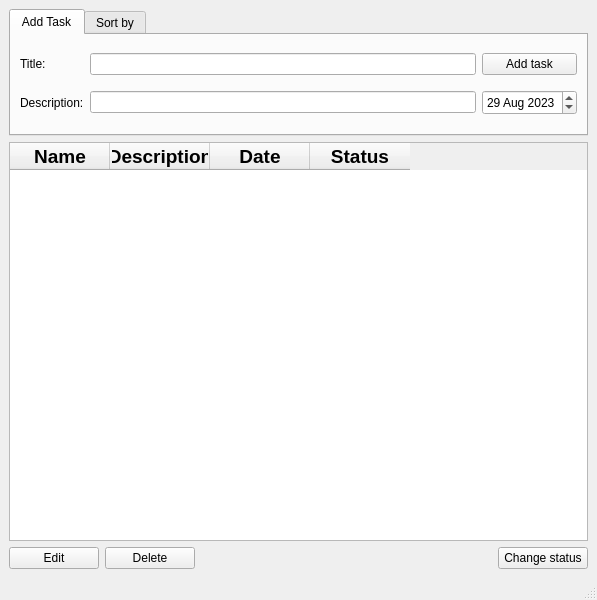
<?xml version="1.0" encoding="UTF-8"?>
<ui version="4.0">
 <class>toDoApp</class>
 <widget class="QMainWindow" name="toDoApp">
  <property name="geometry">
   <rect>
    <x>0</x>
    <y>0</y>
    <width>597</width>
    <height>600</height>
   </rect>
  </property>
  <property name="windowTitle">
   <string>toDoApp</string>
  </property>
  <property name="locale">
   <locale language="English" country="UnitedStates"/>
  </property>
  <widget class="QWidget" name="centralwidget">
   <layout class="QVBoxLayout" name="verticalLayout_3">
    <item>
     <widget class="QTabWidget" name="tabWidget">
      <property name="sizePolicy">
       <sizepolicy hsizetype="Expanding" vsizetype="Maximum">
        <horstretch>0</horstretch>
        <verstretch>0</verstretch>
       </sizepolicy>
      </property>
      <property name="styleSheet">
       <string notr="true">QTabWidget:tab-bar 
{
	alignment:left;
}
</string>
      </property>
      <property name="currentIndex">
       <number>0</number>
      </property>
      <widget class="QWidget" name="tab">
       <attribute name="title">
        <string>Add Task</string>
       </attribute>
       <layout class="QGridLayout" name="gridLayout_2">
        <item row="0" column="0">
         <widget class="QLabel" name="labelTitle">
          <property name="text">
           <string>Title:</string>
          </property>
         </widget>
        </item>
        <item row="0" column="1">
         <widget class="QLineEdit" name="addTaskLine">
          <property name="sizePolicy">
           <sizepolicy hsizetype="Expanding" vsizetype="Fixed">
            <horstretch>0</horstretch>
            <verstretch>0</verstretch>
           </sizepolicy>
          </property>
          <property name="locale">
           <locale language="English" country="UnitedStates"/>
          </property>
         </widget>
        </item>
        <item row="0" column="2">
         <widget class="QPushButton" name="addButton">
          <property name="sizePolicy">
           <sizepolicy hsizetype="Preferred" vsizetype="Fixed">
            <horstretch>0</horstretch>
            <verstretch>0</verstretch>
           </sizepolicy>
          </property>
          <property name="minimumSize">
           <size>
            <width>90</width>
            <height>0</height>
           </size>
          </property>
          <property name="toolTip">
           <string>&lt;html&gt;&lt;head/&gt;&lt;body&gt;&lt;p&gt;Add new task&lt;/p&gt;&lt;/body&gt;&lt;/html&gt;</string>
          </property>
          <property name="text">
           <string>Add task</string>
          </property>
         </widget>
        </item>
        <item row="1" column="0">
         <widget class="QLabel" name="labelDescrip">
          <property name="text">
           <string>Description:</string>
          </property>
         </widget>
        </item>
        <item row="1" column="1">
         <widget class="QLineEdit" name="addDescripLine">
          <property name="sizePolicy">
           <sizepolicy hsizetype="Expanding" vsizetype="Fixed">
            <horstretch>0</horstretch>
            <verstretch>0</verstretch>
           </sizepolicy>
          </property>
          <property name="locale">
           <locale language="English" country="UnitedStates"/>
          </property>
         </widget>
        </item>
        <item row="1" column="2">
         <widget class="QDateEdit" name="deadlineDate">
          <property name="sizePolicy">
           <sizepolicy hsizetype="Minimum" vsizetype="Fixed">
            <horstretch>0</horstretch>
            <verstretch>0</verstretch>
           </sizepolicy>
          </property>
          <property name="minimumSize">
           <size>
            <width>90</width>
            <height>25</height>
           </size>
          </property>
          <property name="dateTime">
           <datetime>
            <hour>16</hour>
            <minute>0</minute>
            <second>0</second>
            <year>2023</year>
            <month>8</month>
            <day>29</day>
           </datetime>
          </property>
         </widget>
        </item>
       </layout>
      </widget>
      <widget class="QWidget" name="tab_2">
       <attribute name="title">
        <string>Sort by</string>
       </attribute>
       <layout class="QVBoxLayout" name="verticalLayout_2">
        <item>
         <layout class="QGridLayout" name="gridLayout">
          <item row="0" column="0">
           <widget class="QLabel" name="labelTitleFilter">
            <property name="text">
             <string>Title:</string>
            </property>
           </widget>
          </item>
          <item row="1" column="0">
           <widget class="QLabel" name="labelDescripFilter">
            <property name="text">
             <string>Description:</string>
            </property>
           </widget>
          </item>
          <item row="0" column="3">
           <widget class="QPushButton" name="applyFilterButton">
            <property name="sizePolicy">
             <sizepolicy hsizetype="Fixed" vsizetype="Fixed">
              <horstretch>0</horstretch>
              <verstretch>0</verstretch>
             </sizepolicy>
            </property>
            <property name="minimumSize">
             <size>
              <width>90</width>
              <height>0</height>
             </size>
            </property>
            <property name="maximumSize">
             <size>
              <width>90</width>
              <height>16777215</height>
             </size>
            </property>
            <property name="text">
             <string>Apply</string>
            </property>
           </widget>
          </item>
          <item row="1" column="1">
           <widget class="QLineEdit" name="filterDescriptionLine"/>
          </item>
          <item row="0" column="1">
           <widget class="QLineEdit" name="filterTitleLine"/>
          </item>
          <item row="1" column="3">
           <widget class="QPushButton" name="resetFilterButton">
            <property name="sizePolicy">
             <sizepolicy hsizetype="Fixed" vsizetype="Fixed">
              <horstretch>0</horstretch>
              <verstretch>0</verstretch>
             </sizepolicy>
            </property>
            <property name="minimumSize">
             <size>
              <width>90</width>
              <height>0</height>
             </size>
            </property>
            <property name="maximumSize">
             <size>
              <width>90</width>
              <height>16777215</height>
             </size>
            </property>
            <property name="text">
             <string>Reset</string>
            </property>
           </widget>
          </item>
         </layout>
        </item>
        <item>
         <layout class="QHBoxLayout" name="horizontalLayout_3">
          <item>
           <widget class="QRadioButton" name="allTasksFilter">
            <property name="text">
             <string>All</string>
            </property>
            <property name="checked">
             <bool>true</bool>
            </property>
           </widget>
          </item>
          <item>
           <widget class="QRadioButton" name="doneTasksFilter">
            <property name="text">
             <string>Done</string>
            </property>
           </widget>
          </item>
          <item>
           <widget class="QRadioButton" name="inProgressTasksFilter">
            <property name="text">
             <string>In progress</string>
            </property>
           </widget>
          </item>
          <item>
           <spacer name="horizontalSpacer_2">
            <property name="orientation">
             <enum>Qt::Horizontal</enum>
            </property>
            <property name="sizeHint" stdset="0">
             <size>
              <width>40</width>
              <height>20</height>
             </size>
            </property>
           </spacer>
          </item>
          <item>
           <widget class="QLabel" name="label">
            <property name="text">
             <string>until</string>
            </property>
           </widget>
          </item>
          <item>
           <widget class="QDateEdit" name="dateSortFilter">
            <property name="dateTime">
             <datetime>
              <hour>16</hour>
              <minute>0</minute>
              <second>0</second>
              <year>2023</year>
              <month>8</month>
              <day>29</day>
             </datetime>
            </property>
           </widget>
          </item>
         </layout>
        </item>
       </layout>
      </widget>
     </widget>
    </item>
    <item>
     <widget class="QTableWidget" name="tableWidget">
      <property name="locale">
       <locale language="English" country="UnitedStates"/>
      </property>
      <property name="frameShape">
       <enum>QFrame::StyledPanel</enum>
      </property>
      <property name="frameShadow">
       <enum>QFrame::Sunken</enum>
      </property>
      <property name="editTriggers">
       <set>QAbstractItemView::NoEditTriggers</set>
      </property>
      <property name="selectionMode">
       <enum>QAbstractItemView::SingleSelection</enum>
      </property>
      <property name="selectionBehavior">
       <enum>QAbstractItemView::SelectRows</enum>
      </property>
      <property name="sortingEnabled">
       <bool>false</bool>
      </property>
      <property name="cornerButtonEnabled">
       <bool>true</bool>
      </property>
      <attribute name="horizontalHeaderCascadingSectionResizes">
       <bool>true</bool>
      </attribute>
      <attribute name="horizontalHeaderMinimumSectionSize">
       <number>30</number>
      </attribute>
      <attribute name="verticalHeaderCascadingSectionResizes">
       <bool>false</bool>
      </attribute>
      <column>
       <property name="text">
        <string>Name</string>
       </property>
       <property name="font">
        <font>
         <pointsize>14</pointsize>
         <bold>true</bold>
        </font>
       </property>
      </column>
      <column>
       <property name="text">
        <string>Description</string>
       </property>
       <property name="font">
        <font>
         <pointsize>14</pointsize>
         <bold>true</bold>
        </font>
       </property>
      </column>
      <column>
       <property name="text">
        <string>Date</string>
       </property>
       <property name="font">
        <font>
         <pointsize>14</pointsize>
         <bold>true</bold>
        </font>
       </property>
      </column>
      <column>
       <property name="text">
        <string>Status</string>
       </property>
       <property name="font">
        <font>
         <pointsize>14</pointsize>
         <bold>true</bold>
        </font>
       </property>
      </column>
     </widget>
    </item>
    <item>
     <layout class="QHBoxLayout" name="horizontalLayout_2">
      <item>
       <widget class="QPushButton" name="editButton">
        <property name="minimumSize">
         <size>
          <width>90</width>
          <height>0</height>
         </size>
        </property>
        <property name="toolTip">
         <string>&lt;html&gt;&lt;head/&gt;&lt;body&gt;&lt;p&gt;Edit the selected task&lt;/p&gt;&lt;/body&gt;&lt;/html&gt;</string>
        </property>
        <property name="text">
         <string>Edit</string>
        </property>
       </widget>
      </item>
      <item>
       <widget class="QPushButton" name="deleteButton">
        <property name="minimumSize">
         <size>
          <width>90</width>
          <height>0</height>
         </size>
        </property>
        <property name="toolTip">
         <string>&lt;html&gt;&lt;head/&gt;&lt;body&gt;&lt;p&gt;Delete the selected task&lt;/p&gt;&lt;/body&gt;&lt;/html&gt;</string>
        </property>
        <property name="text">
         <string>Delete</string>
        </property>
       </widget>
      </item>
      <item>
       <spacer name="horizontalSpacer">
        <property name="orientation">
         <enum>Qt::Horizontal</enum>
        </property>
        <property name="sizeHint" stdset="0">
         <size>
          <width>40</width>
          <height>20</height>
         </size>
        </property>
       </spacer>
      </item>
      <item>
       <widget class="QPushButton" name="changeStatusButton">
        <property name="minimumSize">
         <size>
          <width>90</width>
          <height>0</height>
         </size>
        </property>
        <property name="maximumSize">
         <size>
          <width>120</width>
          <height>16777215</height>
         </size>
        </property>
        <property name="toolTip">
         <string>&lt;html&gt;&lt;head/&gt;&lt;body&gt;&lt;p&gt;Done/In progress the selected task&lt;/p&gt;&lt;/body&gt;&lt;/html&gt;</string>
        </property>
        <property name="text">
         <string>Change status</string>
        </property>
       </widget>
      </item>
     </layout>
    </item>
   </layout>
  </widget>
  <widget class="QMenuBar" name="menubar">
   <property name="geometry">
    <rect>
     <x>0</x>
     <y>0</y>
     <width>597</width>
     <height>24</height>
    </rect>
   </property>
  </widget>
  <widget class="QStatusBar" name="statusbar"/>
 </widget>
 <resources/>
 <connections/>
</ui>
